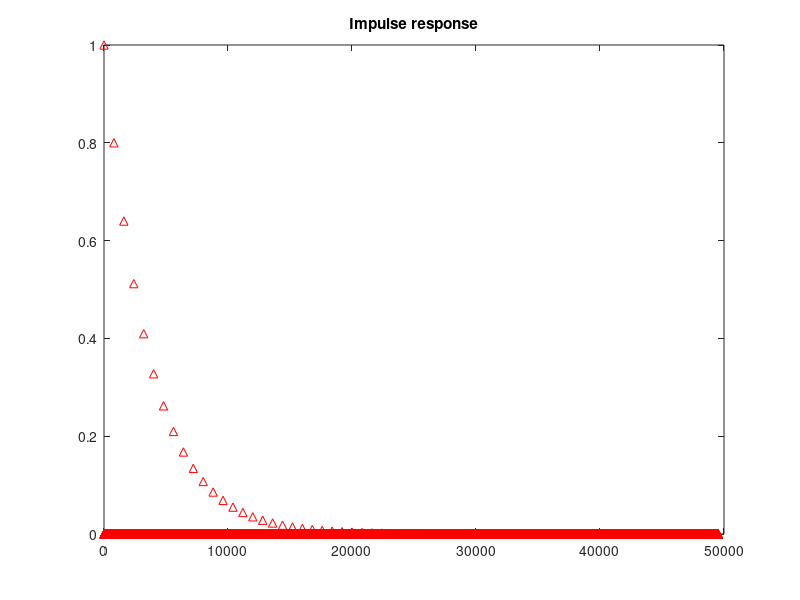

The MATLAB script that drew this image:
%% demo 08
%   In the demo program echo_via_circular_buffer.py, change the line 
%   buffer[k] = x0 to buffer[k] = y0 and comment on how this affects the 
%   sound of the output. With this change, what is the difference 
%   equation, transfer function, and impulse response of the system?
%   What happens when the gain for the delayed value is greater than 1?

clear;
%% Code

N= 800;

a=[1 zeros(1,N-1) -0.8];
b=[1 0];


figure(2);
impz(b,a);
title('Impulse response');